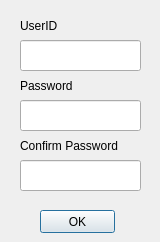
<?xml version="1.0" encoding="UTF-8"?>
<ui version="4.0">
 <class>register</class>
 <widget class="QDialog" name="register">
  <property name="geometry">
   <rect>
    <x>0</x>
    <y>0</y>
    <width>160</width>
    <height>242</height>
   </rect>
  </property>
  <property name="windowTitle">
   <string>Dialog</string>
  </property>
  <widget class="QLabel" name="label">
   <property name="geometry">
    <rect>
     <x>20</x>
     <y>10</y>
     <width>91</width>
     <height>31</height>
    </rect>
   </property>
   <property name="text">
    <string>UserID</string>
   </property>
  </widget>
  <widget class="QLabel" name="label_2">
   <property name="geometry">
    <rect>
     <x>20</x>
     <y>70</y>
     <width>91</width>
     <height>31</height>
    </rect>
   </property>
   <property name="text">
    <string>Password</string>
   </property>
  </widget>
  <widget class="QLabel" name="label_3">
   <property name="geometry">
    <rect>
     <x>20</x>
     <y>130</y>
     <width>121</width>
     <height>31</height>
    </rect>
   </property>
   <property name="text">
    <string>Confirm Password</string>
   </property>
  </widget>
  <widget class="QLineEdit" name="rg_userID">
   <property name="geometry">
    <rect>
     <x>20</x>
     <y>40</y>
     <width>121</width>
     <height>31</height>
    </rect>
   </property>
  </widget>
  <widget class="QLineEdit" name="rg_password_edit">
   <property name="geometry">
    <rect>
     <x>20</x>
     <y>100</y>
     <width>121</width>
     <height>31</height>
    </rect>
   </property>
  </widget>
  <widget class="QLineEdit" name="rg_confirmpassword_edit">
   <property name="geometry">
    <rect>
     <x>20</x>
     <y>160</y>
     <width>121</width>
     <height>31</height>
    </rect>
   </property>
  </widget>
  <widget class="QPushButton" name="registerOK_Button">
   <property name="geometry">
    <rect>
     <x>40</x>
     <y>210</y>
     <width>75</width>
     <height>23</height>
    </rect>
   </property>
   <property name="text">
    <string>OK</string>
   </property>
  </widget>
 </widget>
 <resources/>
 <connections/>
</ui>
